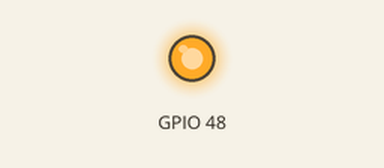
Bench run of a sketch on a simulated ESP32-S3. On the bench: output pins drawn as LEDs (lit = HIGH).

Above: at 0.5 s.
At 3.5 s:
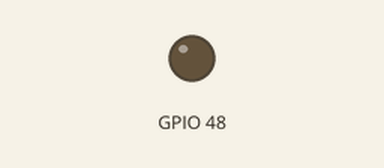
Timing chart, 0 to 7.8 s (numbered marks = the images above):
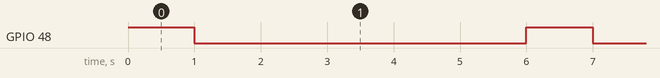

Measured:
- by itself, GPIO 48: alternates HIGH for 1.0 s and LOW for 5.0 s

The sketch:

testing.ino
```cpp
/**
 * Testing esp32 using built-in rgb led
 *
 * Compiling note:
 * if the board fqbn is showing as esp32:esp32:esp32_family then instead of that
 * as an example use esp32:esp32:esp32s3 as the fqbn when compiling and uploading,
 * if the underlying chip is esp32s3.
 * otherwise use appropriate chip name replacing `esp32_family`
 */

void setup() {
    #ifdef RGB_BUILTIN
        pinMode(RGB_BUILTIN, OUTPUT);
    #endif
}

void loop() {
    #ifdef RGB_BUILTIN
        digitalWrite(RGB_BUILTIN, HIGH);  // Turn the RGB LED white
        delay(1000);
        digitalWrite(RGB_BUILTIN, LOW);  // Turn the RGB LED off
        delay(1000);

        rgbLedWrite(RGB_BUILTIN, RGB_BRIGHTNESS, 0, 0);  // Red
        delay(1000);
        rgbLedWrite(RGB_BUILTIN, 0, RGB_BRIGHTNESS, 0);  // Green
        delay(1000);
        rgbLedWrite(RGB_BUILTIN, 0, 0, RGB_BRIGHTNESS);  // Blue
        delay(1000);
        rgbLedWrite(RGB_BUILTIN, 0, 0, 0);  // Off / black
        delay(1000);
    #endif
}
```
